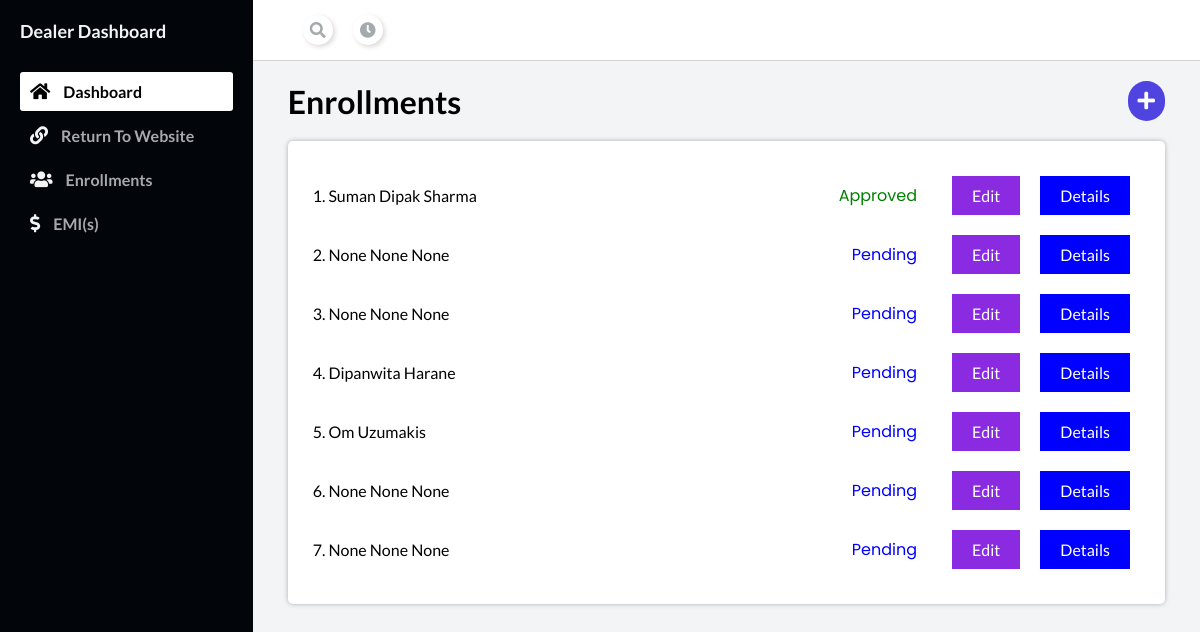
Screenshot of /dealer_dashboard/enrollments/ (signed in) with the database file from the repository.
### main/models.py (models this page shows)
class Enrollment(models.Model):
    user = models.ForeignKey(User, on_delete=models.CASCADE, null=True)
    enrollment_id = models.TextField()
    password = models.TextField()
    total_amount = models.IntegerField(blank=True, null=True)
    dealer = models.ForeignKey(Dealer, on_delete=models.CASCADE, null=True, blank=True)
    admin = models.TextField(null=True, blank=True)
    status = models.TextField(default="pending", blank=True)
    first_name = models.TextField(blank=True, null=True)
    middle_name = models.TextField(blank=True, null=True)
    last_name = models.TextField(blank=True, null=True)
    dob = models.DateField(blank=True, null=True)
    gender = models.TextField(blank=True, null=True)
    mobile_number = models.IntegerField(max_length=10, blank=True, null=True)
    maritial_status = models.TextField(blank=True, null=True)
    father_name = models.TextField(blank=True, null=True)
    spouse_name = models.TextField(blank=True, null=True)
    profile_image = models.ImageField(upload_to="profile_images", blank=True, null=True)
    id_proof = models.TextField(blank=True, null=True)
    pan = models.TextField(null=True, blank=True)
    pan_image = models.TextField(null=True, blank=True)
    voter_id = models.TextField(null=True, blank=True)
    voter_id_image = models.TextField(null=True, blank=True)
    driver_license = models.TextField(null=True, blank=True)
    driver_license_image = models.TextField(null=True, blank=True)
    consent = models.BooleanField(default=True)
    address_1 = models.TextField(blank=True, null=True)
    address_2 = models.TextField(blank=True, null=True)
    address_3 = models.TextField(blank=True, null=True)
    pincode = models.IntegerField(blank=True, null=True)
    city = models.TextField(blank=True, null=True)
    state = models.TextField(blank=True, null=True)
    post_office = models.TextField(blank=True, null=True)
    landmark = models.TextField(blank=True, null=True)
    aadhar_image = models.ImageField(blank=True, null=True, upload_to="aadhar_images")
    aadhar_image_back = models.ImageField(blank=True, null=True, upload_to="aadhar_back_images")
    location = models.TextField(blank=True, null=True)
    educational_qualification = models.TextField(blank=True, null=True) # SSC, 12th, Under Graduate, Graduate, Post Graduate, Professional, Others
    designation = models.TextField(blank=True, null=True)
    family_members = models.IntegerField(blank=True, null=True)
    monthly_income = models.IntegerField(blank=True, null=True)
    reference_first_name = models.TextField(blank=True, null=True)
    reference_middle_name = models.TextField(blank=True, null=True)
    reference_last_name = models.TextField(blank=True, null=True)
    reference_mobile_number = models.TextField(blank=True, null=True)
    reference_relation = models.TextField(blank=True, null=True)
    product_type = models.TextField(blank=True, null=True)
    product_cost = models.IntegerField(blank=True, null=True)
    emi_plan = models.TextField(blank=True, null=True)
    down_payment = models.IntegerField(blank=True, null=True)
    down_payment_terms = models.IntegerField(blank=True, null=True)
    due_amount_terms = models.IntegerField(blank=True, null=True)
    total_terms = models.IntegerField(blank=True, null=True)
    margin_money = models.IntegerField(blank=True, null=True)
    due_payment = models.IntegerField(blank=True, null=True)
    emi = models.IntegerField(blank=True, null=True)
    card = models.IntegerField(blank=True, null=True)
    processing_fee = models.IntegerField(blank=True, null=True)
    insurance = models.IntegerField(blank=True, null=True)
    total_cost = models.IntegerField(blank=True, null=True)
    imei_product_image = models.ImageField(blank=True, null=True, upload_to="imei_product_image/")
    product_model_sl_no = models.TextField(blank=True, null=True)
    ifsc_code = models.TextField(blank=True, null=True)
    urmn = models.TextField(blank=True, null=True)
    period_from = models.TextField(blank=True, null=True)
    period_to = models.TextField(blank=True, null=True)
    prospect_no = models.TextField(blank=True, null=True)
    account_holder_first_name = models.TextField(blank=True, null=True)
    account_holder_middle_name = models.TextField(blank=True, null=True)
    account_holder_last_name = models.TextField(blank=True, null=True)
    account_number = models.TextField(blank=True, null=True)
    bank_name = models.TextField(blank=True, null=True)
    invoice_date = models.DateField(auto_now_add=True, null=True, blank=True)

### dealer/views.py (the view)
# urls.py: path('enrollments/', views.enrollments, name="enrollments"),
def enrollments(request):
    enrollments = Enrollment.objects.filter(dealer=Dealer.objects.filter(user=request.user).last())
    return render(request, "Dealer/enrollments.html", {"enrollments":enrollments})

### Template/Dealer/enrollments.html (shortened to what this page needs)
{% extends "dealer_dashboard.html" %}
{% block body %}
<div class="main__container">
    <div class="space-between">
        <h1>Enrollments</h1>
        <a href="/dealer_dashboard/get_otp/"><i class="plus-icon fas fa-plus"></i></a>
    </div>
    <div class="container-div" style="margin-top: 20px;">
        {% for i in enrollments %}
        <div class="space-between">
            <p style="margin: 5px 0px;">{{forloop.counter}}. <a style="color: black; text-decoration: none;">{{i.first_name}} {{i.middle_name}} {{i.last_name}}</a></p>
            <div style="display: flex; align-items: center;">
                {% if i.status == "pending" %}
                    <p style="color: blue; padding: 3px 20px; border-radius: 20px; margin-right: 5px; font-family:  'Poppins', sans-serif;">Pending</p>
                {% endif %}
                {% if i.status == "approved" %}
                    <p style="color: green; padding: 3px 20px; border-radius: 20px; margin-right: 5px; font-family:  'Poppins', sans-serif;">Approved</p>
                {% endif %}
                <a href="/dealer_dashboard/edit_enrollment/{{i.id}}" style="color: white; background-color: blueviolet; text-decoration: none; padding: 10px 20px; margin: 10px 10px;">Edit</a>
                <a href="/dealer_dashboard/enrollment_details/{{i.id}}" style="color: white; background-color: blue; text-decoration: none; padding: 10px 20px; margin: 10px 10px;">Details</a>
            </div>
        </div>
        {% endfor %}
    </div>
</div>
{% endblock body %}

### Template/dealer_dashboard.html (style rules this page uses)
* { margin: 0; padding: 0; }
body { box-sizing: border-box; font-family: "Lato", sans-serif; }
.main__container { padding: 20px 35px; }
.container-div { padding: 25px; background-color: white; border-radius: 5px; box-shadow: 0 0 5PX 0 rgba(0, 0, 0, 0.287); }

### Template/Dealer/enrollments.html (style rules this page uses)
.space-between { display: flex; align-items: center; justify-content: space-between; }
.plus-icon { font-size: 20px; color: white; background-color: rgb(79,68,224); padding: 10px; border-radius: 100px; }

### rows the page displays
Enrollment: first_name "Suman", middle_name "Dipak", last_name "Sharma", status "Approved"
Enrollment: first_name "None", middle_name "None", last_name "None", status "Pending"
Enrollment: first_name "None", middle_name "None", last_name "None", status "Pending"
Enrollment: first_name "Dipanwita", last_name "Harane", status "Pending"
Enrollment: first_name "Om", last_name "Uzumakis", status "Pending"
Enrollment: first_name "None", middle_name "None", last_name "None", status "Pending"
Enrollment: first_name "None", middle_name "None", last_name "None", status "Pending"
